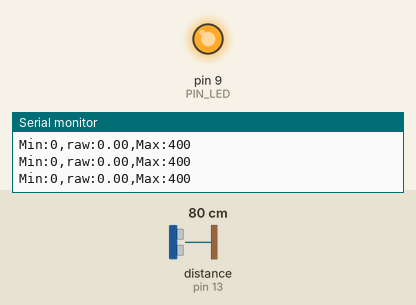
A sketch run on a simulated Arduino Uno, built with avr-gcc and run on an emulated ATmega328P. Parts: output pins drawn as LEDs (lit = HIGH), the last lines printed to the serial monitor. Wiring (inferred from the names in the program): ultrasonic range finder: trigger pin 12; echo pin 13. Inputs (shaded band) come from the test bench; at power-on: distance to the obstacle (sensor on pin 13) 80 cm. The echo pulse lasts 58.3 µs per cm; pins used as bus, display or sensor lines are not drawn.

Above: at 1.2 s.
1.3 s: distance to the obstacle (sensor on pin 13) set to 18 cm
4.3 s: distance to the obstacle (sensor on pin 13) set to 2 cm
At 4.3 s:
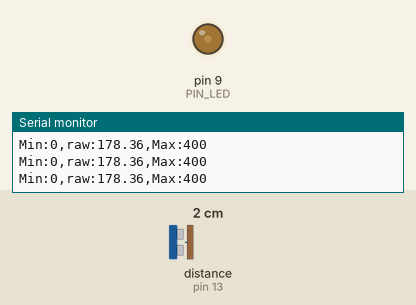
Timing chart, 0 to 7.3 s (numbered marks = the images above; inputs shaded):
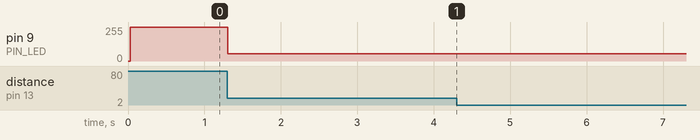

Measured:
- after the input at 4.3 s, pin 9 (PIN_LED): stops changing and stays 55/255

The sketch:

08_example_2.ino
```cpp
// Arduino pin assignment
#define PIN_LED 9
#define PIN_TRIG 12
#define PIN_ECHO 13

// configurable parameters
#define SND_VEL 346.0 // sound velocity at 24 celsius degree (unit: m/s)
#define INTERVAL 25 // sampling interval (unit: ms)
#define _DIST_MIN 100 // minimum distance to be measured (unit: mm)
#define _DIST_MAX 300 // maximum distance to be measured (unit: mm)

// global variables
float timeout; // unit: us
float dist_min, dist_max, dist_raw; // unit: mm
unsigned long last_sampling_time; // unit: ms
float scale; // used for pulse duration to distance conversion

void setup() {
// initialize GPIO pins
  pinMode(PIN_LED,OUTPUT);
  pinMode(PIN_TRIG,OUTPUT);
  digitalWrite(PIN_TRIG, LOW);
  pinMode(PIN_ECHO,INPUT);

// initialize USS related variables
  dist_min = _DIST_MIN;
  dist_max = _DIST_MAX;
  timeout = (INTERVAL / 2) * 1000.0; // precalculate pulseIn() timeout value. (unit: us)
  dist_raw = 0.0; // raw distance output from USS (unit: mm)
  scale = 0.001 * 0.5 * SND_VEL;

// initialize serial port
  Serial.begin(115200);

// initialize last sampling time
  last_sampling_time = 0;
}

void loop() {
// wait until next sampling time.
// millis() returns the number of milliseconds since the program started. Will overflow after 50 days.
  if(millis() < last_sampling_time + INTERVAL) return;

// get a distance reading from the USS
  double test = USS_measure(PIN_TRIG,PIN_ECHO);
  dist_raw = (test!=0)? test: dist_raw;

// output the read value to the serial port
  Serial.print("Min:0,");
  Serial.print("raw:");
  Serial.print(dist_raw);
  Serial.print(",");
  Serial.println("Max:400");

// turn on the LED if the distance is between dist_min and dist_max
  if(dist_raw<200) {
    double LedLight = 255-(dist_raw-100)*(2.55);
    analogWrite(PIN_LED, int(LedLight));
  }
  else if (dist_raw==300 || dist_raw==100){
    analogWrite(PIN_LED, 255);
  }
  else if (dist_raw==200) {
    analogWrite(PIN_LED, 0);
  }
  else {
    double LedLight = 255-(300-dist_raw)*(2.55);
    analogWrite(PIN_LED, int(LedLight));
  }

// do something here
  // delay(50); // delete delay(50);

// update last sampling time
  last_sampling_time += INTERVAL;
}

// get a distance reading from USS. return value is in millimeter.
float USS_measure(int TRIG, int ECHO)
{
  float reading;
  digitalWrite(TRIG, HIGH);
  delayMicroseconds(10);
  digitalWrite(TRIG, LOW);
  reading = pulseIn(ECHO, HIGH, timeout) * scale; // unit: mm
  if(reading < dist_min || reading > dist_max) reading = 0.0; // return 0 when out of range.
  return reading;
  // Pulse duration to distance conversion example (target distance = 17.3m)
  // - round trip distance: 34.6m
  // - expected pulse duration: 0.1 sec, or 100,000us
  // - pulseIn(ECHO, HIGH, timeout) * 0.001 * 0.5 * SND_VEL
  //           = 100,000 micro*sec * 0.001 milli/micro * 0.5 * 346 meter/sec
  //           = 100,000 * 0.001 * 0.5 * 346 * micro * sec * milli * meter
  //                                           ----------------------------
  //                                           micro * sec
  //           = 100 * 173 milli*meter = 17,300 mm = 17.3m
  // pulseIn() returns microseconds.
}
```
